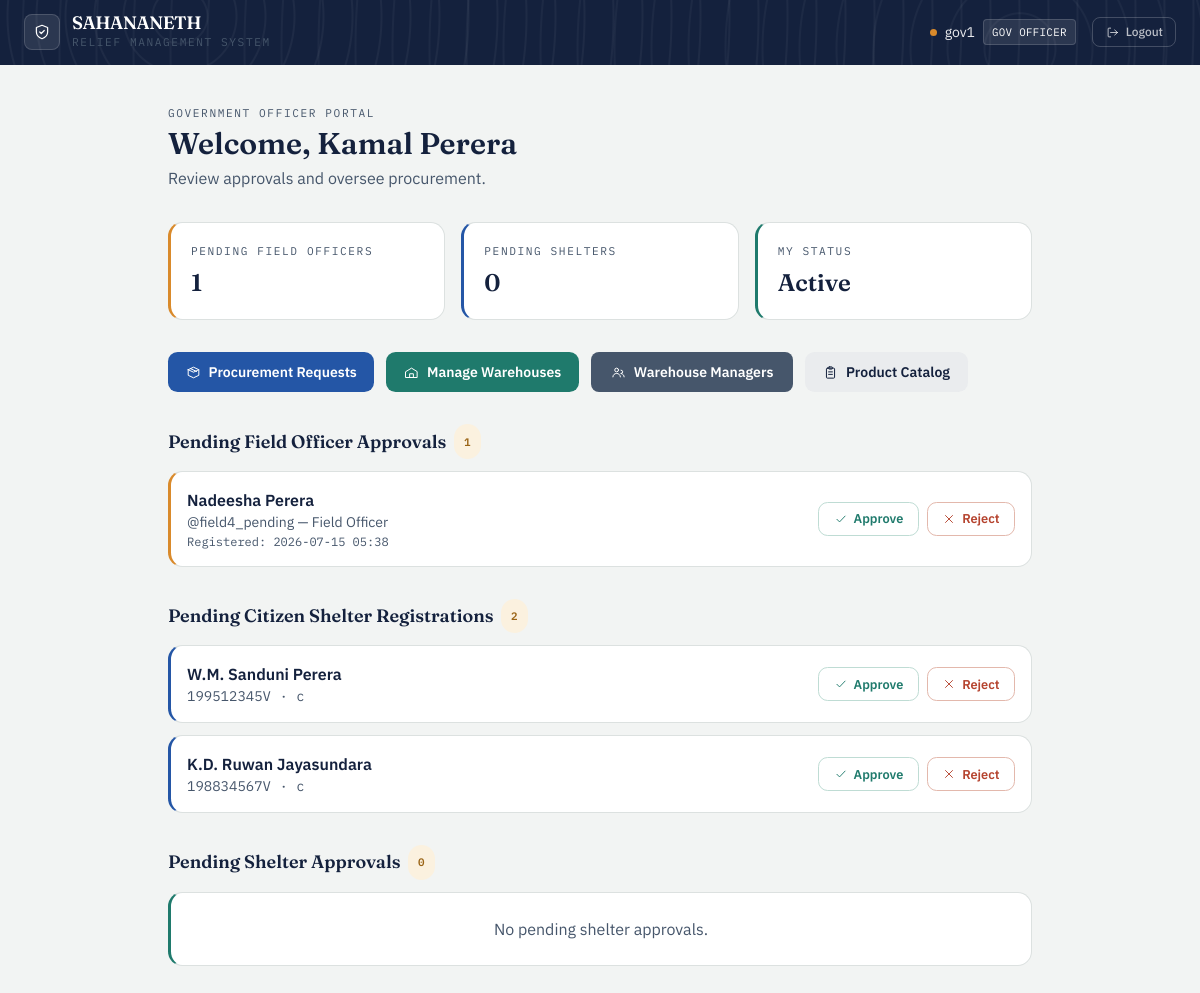
Page /gov/dashboard (signed in) on the earlier database version.
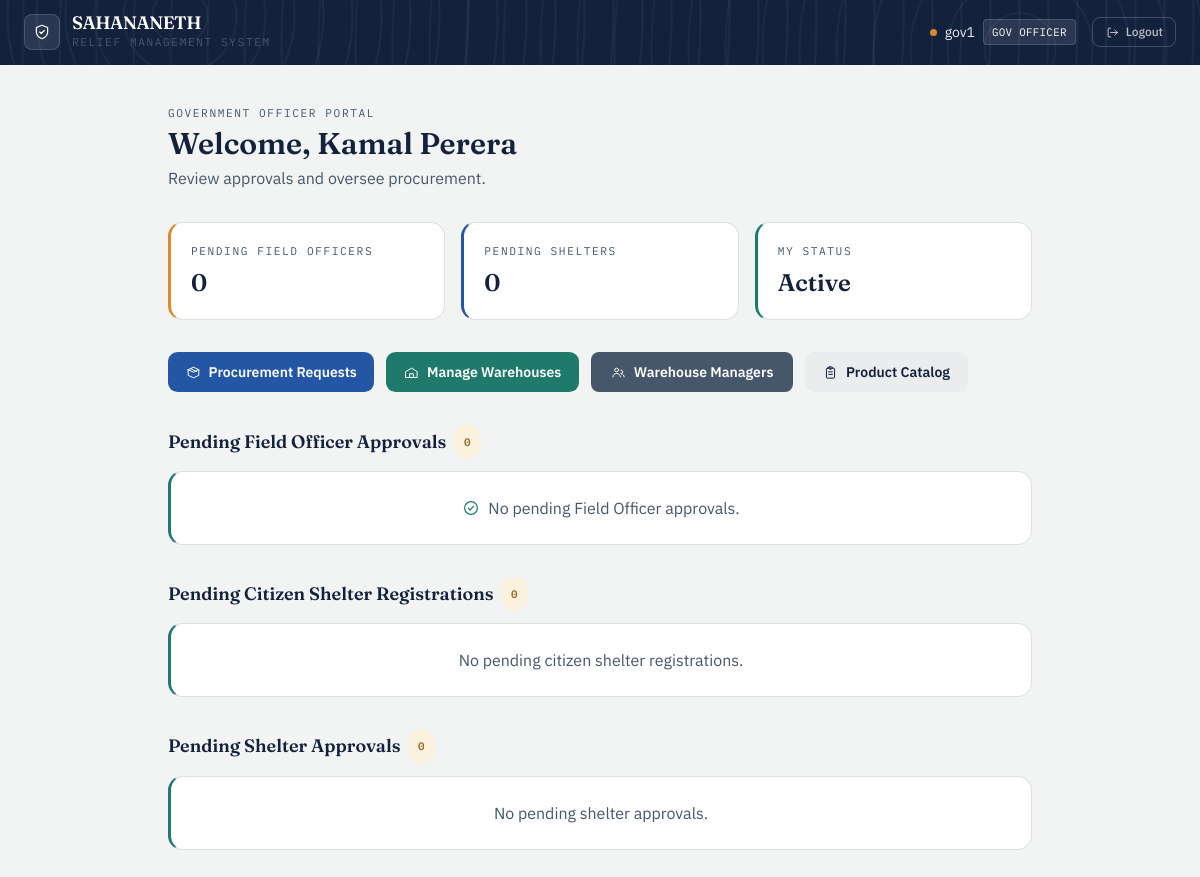
Same page on the later database version.
### app/models/user.py (models this page shows, shortened)
class User(UserMixin, db.Model):
    __tablename__ = 'users'
    id = db.Column(db.Integer, primary_key=True)
    username = db.Column(db.String(80), unique=True, nullable=False)
    full_name = db.Column(db.String(150), nullable=True)
    password_hash = db.Column(db.String(256), nullable=False)
    role_level = db.Column(
    db.Enum('super_admin', 'gov_officer', 'field_officer',
            'warehouse_manager', 'citizen',
            name='user_role_enum'),
    nullable=False
)
    status = db.Column(
        db.Enum('pending', 'active', 'needs_verification', 'verified', 'rejected',name='user_status_enum'),
        default='pending',
        nullable=False
    )
    assigned_node_id = db.Column(db.Integer, nullable=True)
    created_at = db.Column(db.DateTime, default=datetime.utcnow)

### app/models/shelter_registration.py (models this page shows, shortened)
class ShelterRegistrationRequest(db.Model):
    __tablename__ = 'shelter_registration_requests'
    id = db.Column(db.Integer, primary_key=True)
    citizen_user_id = db.Column(db.Integer, db.ForeignKey('users.id'), nullable=True)
    shelter_id = db.Column(db.Integer, db.ForeignKey('shelters.id'), nullable=False)
    full_name = db.Column(db.String(150), nullable=False)
    identification_number = db.Column(db.String(50), nullable=False)
    phone_number = db.Column(db.String(30), nullable=True)
    address = db.Column(db.String(255), nullable=True)
    notes = db.Column(db.String(255), nullable=True)
    status = db.Column(
        db.Enum('pending', 'approved', 'rejected', name='registration_status_enum'),
        default='pending',
        nullable=False
    )
    created_by_role = db.Column(db.String(50), nullable=False, default='citizen')
    created_by_id = db.Column(db.Integer, db.ForeignKey('users.id'), nullable=True)
    reviewed_by_id = db.Column(db.Integer, db.ForeignKey('users.id'), nullable=True)
    created_at = db.Column(db.DateTime, default=datetime.utcnow)
    reviewed_at = db.Column(db.DateTime, nullable=True)
    citizen = db.relationship('User', foreign_keys=[citizen_user_id], backref='shelter_registration_requests')
    shelter = db.relationship('Shelter', backref='registration_requests')
    created_by = db.relationship('User', foreign_keys=[created_by_id], backref='created_shelter_requests')
    reviewed_by = db.relationship('User', foreign_keys=[reviewed_by_id], backref='reviewed_shelter_requests')

### app/models/shelter.py (models this page shows, shortened)
class Shelter(db.Model):
    __tablename__ = 'shelters'
    id = db.Column(db.Integer, primary_key=True)
    shelter_name = db.Column(db.String(150), nullable=False)
    latitude = db.Column(db.Float, nullable=True)
    longitude = db.Column(db.Float, nullable=True)
    maximum_capacity = db.Column(db.Integer, nullable=False)
    current_occupancy_count = db.Column(db.Integer, default=0)
    address = db.Column(db.String(255), nullable=True)
    status = db.Column(
    db.Enum('pending_approval', 'active', 'inactive',
            name='shelter_status_enum'),
    default='pending_approval',
    nullable=False
)
    created_by_id = db.Column(db.Integer, db.ForeignKey('users.id'), nullable=False)
    approved_by_id = db.Column(db.Integer, db.ForeignKey('users.id'), nullable=True)
    created_at = db.Column(db.DateTime, default=datetime.utcnow)
    created_by = db.relationship('User', foreign_keys=[created_by_id], backref='created_shelters')
    approved_by = db.relationship('User', foreign_keys=[approved_by_id], backref='approved_shelters')
    inventory_items = db.relationship('ShelterInventory', backref='shelter', cascade='all, delete-orphan')

### app/routes/gov_officer.py (the view)
@gov_bp.route('/dashboard')
@login_required
@role_required('gov_officer')
@active_required
def dashboard():
    pending_field_officers = User.query.filter_by(
        role_level='field_officer',
        status='pending'
    ).all()
    pending_shelters = Shelter.query.filter_by(status='pending_approval').all()
    pending_registrations = ShelterRegistrationRequest.query.filter_by(status='pending').all()
    return render_template('gov_officer/dashboard.html',
                           pending_field_officers=pending_field_officers,
                           pending_shelters=pending_shelters,
                           pending_registrations=pending_registrations)

### app/models/user.py (called while the page is built)
@login_manager.user_loader
def load_user(user_id):
    return User.query.get(int(user_id))

### app/utils.py (called while the page is built)
def role_required(*roles):
    def decorator(f):
        @wraps(f)
        def decorated_function(*args, **kwargs):
            if not current_user.is_authenticated:
                abort(401)
            if current_user.role_level not in roles:
                abort(403)
            return f(*args, **kwargs)
        return decorated_function
    return decorator

def active_required(f):
    @wraps(f)
    def decorated_function(*args, **kwargs):
        if not current_user.is_authenticated:
            abort(401)
        if current_user.status == 'pending':
            flash('Your account is pending approval. Please wait.', 'warning')
            return redirect(url_for('auth.pending'))
        if current_user.status == 'rejected':
            flash('Your account has been rejected. Contact admin.', 'danger')
            return redirect(url_for('auth.login'))
        return f(*args, **kwargs)
    return decorated_function

### app/templates/gov_officer/dashboard.html (shortened to what the changed rows need)
{% extends "base.html" %}
{% block content %}
<div class="max-w-4xl mx-auto mt-10 px-4 pb-16">
    <div class="eyebrow">Government Officer Portal</div>
    <h1 class="font-display text-3xl font-semibold text-ink mt-1">
        Welcome, {{ current_user.full_name or current_user.username }}
    </h1>
    <p class="text-slate mt-1 mb-8">Review approvals and oversee procurement.</p>
    <div class="grid grid-cols-1 md:grid-cols-3 gap-4 mb-8">
        <div class="ledger-card tone-amber p-5">
            <p class="eyebrow">Pending Field Officers</p>
            <p class="font-display text-2xl font-semibold text-ink mt-2">{{ pending_field_officers|length }}</p>
        </div>
        <div class="ledger-card tone-civic p-5">
        </div>
        <div class="ledger-card tone-relief p-5">
        </div>
    </div>
    <div class="flex gap-3 mb-8 flex-wrap">
        <a href="/gov/procurement" class="btn-primary flex items-center gap-2">
        </a>
        <a href="/gov/warehouses" class="btn-secondary flex items-center gap-2">
        </a>
        <a href="/gov/warehouse-managers" class="flex items-center gap-2 text-sm font-semibold px-5 py-2.5 rounded-lg text-white" style="background:#46566B">
        </a>
        <a href="/warehouse/catalog" class="btn-ghost flex items-center gap-2">
        </a>
    </div>
    <h2 class="font-display text-lg font-semibold text-ink mb-3 flex items-center gap-2">
        Pending Field Officer Approvals
        <span class="status-pill status-pending">{{ pending_field_officers|length }}</span>
    </h2>
    {% if pending_field_officers %}
    <div class="space-y-3 mb-8">
        {% for user in pending_field_officers %}
        <div class="ledger-card tone-amber p-4 flex justify-between items-center">
            <div>
                <p class="font-semibold text-ink">{{ user.full_name or user.username }}</p>
                <p class="text-sm text-slate">@{{ user.username }} — Field Officer</p>
                <p class="text-xs text-slate mt-0.5 font-mono">
                    Registered: {{ user.created_at.strftime('%Y-%m-%d %H:%M') }}
                </p>
            </div>
            <div class="flex gap-2">
                <a href="/gov/approve/field-officer/{{ user.id }}" class="btn-approve flex items-center gap-1.5">
                    <svg class="icon" style="width:14px;height:14px"><use href="#icon-check"/></svg>
                    Approve
                </a>
                <a href="/gov/reject/field-officer/{{ user.id }}" class="btn-danger flex items-center gap-1.5">
                    <svg class="icon" style="width:14px;height:14px"><use href="#icon-x"/></svg>
                    Reject
                </a>
            </div>
        </div>
        {% endfor %}
    </div>
    {% else %}
    <div class="ledger-card tone-relief p-6 text-center text-slate mb-8 flex items-center justify-center gap-2">
        <svg class="icon text-relief"><use href="#icon-check-circle"/></svg>
        No pending Field Officer approvals.
    </div>
    {% endif %}
    <h2 class="font-display text-lg font-semibold text-ink mb-3 flex items-center gap-2">
        Pending Citizen Shelter Registrations
        <span class="status-pill status-pending">{{ pending_registrations|length }}</span>
    </h2>
    {% if pending_registrations %}
    <div class="space-y-3 mb-8">
        {% for req in pending_registrations %}
        <div class="ledger-card tone-civic p-4 flex justify-between items-center">
            <div>
                <p class="font-semibold text-ink">{{ req.full_name }}</p>
                <p class="text-sm text-slate font-mono">{{ req.identification_number }} · {{ req.shelter.shelter_name }}</p>
            </div>
            <div class="flex gap-2">
                <a href="/gov/registrations/approve/{{ req.id }}" class="btn-approve flex items-center gap-1.5">
                    <svg class="icon" style="width:14px;height:14px"><use href="#icon-check"/></svg>
                    Approve
                </a>
                <a href="/gov/registrations/reject/{{ req.id }}" class="btn-danger flex items-center gap-1.5">
                    <svg class="icon" style="width:14px;height:14px"><use href="#icon-x"/></svg>
                    Reject
                </a>
            </div>
        </div>
        {% endfor %}
    </div>
    {% else %}
    <div class="ledger-card tone-relief p-6 text-center text-slate mb-8">No pending citizen shelter registrations.</div>
    {% endif %}
    <h2 class="font-display text-lg font-semibold text-ink mb-3 flex items-center gap-2">
        Pending Shelter Approvals
        <span class="status-pill status-pending">{{ pending_shelters|length }}</span>
    </h2>
    {% if pending_shelters %}
    <div class="space-y-3">
        {% for shelter in pending_shelters %}
        <div class="ledger-card tone-amber p-4 flex justify-between items-center">
            <div>
                <p class="font-semibold text-ink">{{ shelter.shelter_name }}</p>
                <p class="text-sm text-slate">
                    Capacity: {{ shelter.maximum_capacity }} persons
                    {% if shelter.address %} · {{ shelter.address }}{% endif %}
                </p>
                <p class="text-xs text-slate mt-0.5 font-mono">
                    Submitted by: {{ shelter.created_by.username }} · {{ shelter.created_at.strftime('%Y-%m-%d %H:%M') }}
                </p>
                {% if shelter.latitude and shelter.longitude %}
                <p class="text-xs text-slate flex items-center gap-1 mt-0.5 font-mono">
                    <svg class="icon" style="width:12px;height:12px"><use href="#icon-pin"/></svg>
                    {{ shelter.latitude }}, {{ shelter.longitude }}
                </p>
                {% endif %}
            </div>
            <div class="flex gap-2">
                <a href="/gov/approve/shelter/{{ shelter.id }}" class="btn-approve flex items-center gap-1.5">
                    <svg class="icon" style="width:14px;height:14px"><use href="#icon-check"/></svg>
                    Approve
                </a>
                <a href="/gov/reject/shelter/{{ shelter.id }}" class="btn-danger flex items-center gap-1.5">
                    <svg class="icon" style="width:14px;height:14px"><use href="#icon-x"/></svg>
                    Reject
                </a>
            </div>
        </div>
        {% endfor %}
    </div>
    {% else %}
    <div class="ledger-card tone-relief p-6 text-center text-slate">
        No pending shelter approvals.
    </div>
    {% endif %}
</div>
{% endblock %}

Differences in the rows shown:
no longer on this page (row edited): User: full_name "Nadeesha Perera", username "field4_pending", created_at "2026-07-15 05:38"
no longer on this page (row edited): ShelterRegistrationRequest: full_name "W.M. Sanduni Perera", identification_number "199512345V", shelter.shelter_name "c"
no longer on this page (row edited): ShelterRegistrationRequest: full_name "K.D. Ruwan Jayasundara", identification_number "198834567V", shelter.shelter_name "c"
Other differences:
{{ pending_field_officers|length }}: "1" → "0"
{{ pending_registrations|length }}: "2" → "0"
text now shown: "No pending Field Officer approvals. No pending citizen shelter registrations."
